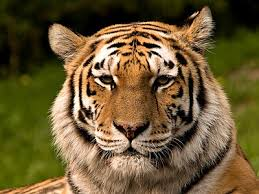
#> input picture p4_1217070025_Faishal Syarahil Aziz/images.jpg, 259 x 194 px
$ jupyter execute 'p4_1217070025_Faishal Syarahil Aziz.ipynb'
#> lines starting #> are read from the running program, lines starting #| are printed output that depends on the picture; after the words box and inside, x2 and y2 are one past the last pixel; in counts of white or black regions, pixels touching at a corner belong together
[cell 1]
# 1 Split RGB channels & Merges different channels
# Faishal Syarahil Aziz
# 1217070025 PCD TSEB

import cv2
import numpy as np

image = cv2.imread("images.jpg")
#> image is the input picture: shape (194, 259, 3); mean B, G, R 52.3, 89.3, 107
b,g,r = cv2.split(image)
matriks0 = np.zeros(image.shape[:2],image.dtype)
m = matriks0
merah = cv2.merge([m,m,r])
cv2.imshow('Citra red channel', merah)
cv2.waitKey(0)

[cell 2]
# 2 Operasi Negatif
# Faishal Syarahil Aziz
# 1217070025 PCD TSEB

import cv2
import numpy as np

image = cv2.imread("images.jpg")
# Maksimum Pixel
max_pixel_value = 255
# Rumus citra negatif 255 - f(x,y)
inverted_image = max_pixel_value - image
cv2.imshow('Original image', image)
cv2.imshow('Citra negatif', inverted_image)
cv2.waitKey(0)
cv2.destroyAllWindows()

[cell 3]
# 3 Image Brightening
# Faishal Syarahil Aziz
# 1217070025 PCD TSEB

import cv2
import numpy as np
import matplotlib.pyplot as plt

img = cv2.imread("images.jpg")
img_height = img.shape[0]
#> img_height = 194
img_width = img.shape[1]
#> img_width = 259
img_channel = img.shape[2]
#> img_channel = 3
img_type = img.dtype
img_brightness = np.zeros(img.shape, dtype=np.uint8)
def brighter(nilai):
#> called with nilai = -100
    for y in range(0, img_height):
        for x in range(0, img_width):
            red = img[y][x][0]
            green = img[y][x][1]
            blue = img[y][x][2]
            gray = (int(red) + int(green) + int(blue)) / 3
            gray += nilai
            if gray > 255:
                gray = 255
            if gray < 0:
                gray = 0
            img_brightness[y][x] = (gray, gray, gray)
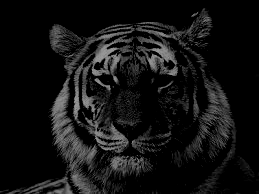
#> img_brightness: shape (194, 259, 3); min 0, max 154, mean 18.5

brighter(-100)
plt.imshow(img_brightness)
plt.title("Brightness -100")
plt.show()

brighter(100)
#> call 2 of brighter, with nilai = 100
#> after the loop in brighter (call 2), `for y in range(0, img_height):`:
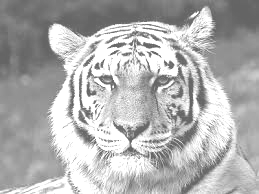
#> img_brightness: shape (194, 259, 3); min 100, max 255, mean 177.4
plt.imshow(img_brightness)
plt.title("Brightness 100")
plt.show()

[cell 4]
# 4 Operasi Penjumlahan & Pengurangan
# Faishal Syarahil Aziz
# 1217070025 PCD TSEB

import cv2
import numpy as np

image = cv2.imread("images.jpg")
gray = cv2.cvtColor(image, cv2.COLOR_BGR2GRAY)
MatriksSatu = np.ones(image.shape[:2],image.dtype)*100
citraPenjumlahan = cv2.add(gray,MatriksSatu)
cv2.imshow('Citra', gray)
cv2.imshow('Citra Penjumlahan', citraPenjumlahan)
cv2.waitKey(0)

[cell 5]
# 4 Operasi Penjumlahan Manual
# Faishal Syarahil Aziz
# 1217070025 PCD TSEB

import cv2

# membaca dua gambar
gambar1 = cv2.imread('images.jpg')
gambar2 = cv2.imread('images - Copy.jpg')
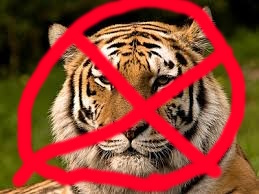
#> input picture p4_1217070025_Faishal Syarahil Aziz/images - Copy.jpg, 259 x 194 px
#> gambar2 is the input picture: shape (194, 259, 3); mean B, G, R 49.6, 65, 148.4

# Operasi Penjumlahan
tinggi, lebar, _ = gambar1.shape
#> tinggi = 194; lebar = 259
gambar2 = cv2.resize(gambar2, (lebar, tinggi))

tinggi, lebar, _ = gambar1.shape
gambar2 = cv2.resize(gambar2, (lebar, tinggi))

hasil_penjumlahan = gambar1.copy()

for y in range(tinggi):
    for x in range(lebar):
        for c in range(3):
            nilai_baru = gambar1[y, x, c] + gambar2[y, x, c]
            hasil_penjumlahan[y, x, c] = min(nilai_baru,255)
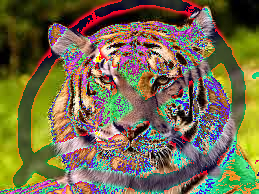
#> hasil_penjumlahan: shape (194, 259, 3); mean B, G, R 75.5, 107.2, 116.2

cv2.imshow('Hasil Penjumlahan', hasil_penjumlahan)
cv2.waitKey(0)
cv2.destroyAllWindows()

cv2.imwrite('hasil_penjumlahan_manual_rumus.jpg', hasil_penjumlahan)
cv2.waitKey(0)

[cell 6]
# 5.A operasi boolean operator AND
# Faishal Syarahil Aziz
# 1217070025 PCD TSEB

import cv2
import numpy as np

persegi = np.zeros( (400,400) ,dtype="uint8")
cv2.rectangle(persegi, (60,60) , (340,340) ,255, -1)
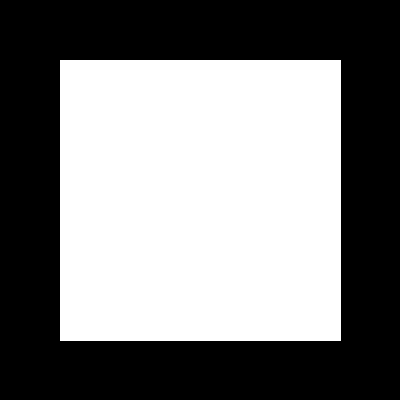
#> persegi: shape (400, 400); 49.4% white; 1 white region, box (x1, y1, x2, y2) and area: (60, 60, 341, 341) 78961
lingkaran = np.zeros( (400,400) ,dtype="uint8")
cv2.circle(lingkaran, (200,200) ,150,255,-1)
#> lingkaran: shape (400, 400); 44.2% white; 1 white region, box (x1, y1, x2, y2) and area: (50, 50, 351, 351) 70681
operasiAND = cv2.bitwise_and(persegi, lingkaran)
cv2.imshow("Persegi", persegi)
cv2.imshow("Lingkaran", lingkaran)
cv2.imshow("Operasi AND", operasiAND)
cv2.waitKey(0)

[cell 7]
# 5.B operasi boolean operator OR
# Faishal Syarahil Aziz
# 1217070025 PCD TSEB

import cv2
import numpy as np

persegi = np.zeros( (400,400) ,dtype="uint8")
cv2.rectangle(persegi, (60,60) , (340,340) ,255, -1)
lingkaran = np.zeros((400,400) ,dtype="uint8")
cv2.circle(lingkaran, (200,200) ,150,255,-1)
operasiOR = cv2.bitwise_or(persegi, lingkaran)
cv2.imshow("Persegi", persegi)
cv2.imshow("“Lingkaran", lingkaran)
cv2.imshow("“Operasi Or", operasiOR)
cv2.waitKey(0)

[cell 8]
# 5.C operasi boolean operator XOR
# Faishal Syarahil Aziz
# 1217070025 PCD TSEB

import cv2
import numpy as np

persegi = np.zeros( (400,400) ,dtype="uint8")
cv2.rectangle(persegi, (60,60) , (340,340) ,255, -1)
lingkaran = np.zeros( (400,400) ,dtype="uint8")
cv2.circle(lingkaran, (200,200) ,150,255,-1)
operasiXOR = cv2.bitwise_xor(persegi, lingkaran)
cv2.imshow("Persegi", persegi)
cv2.imshow("Lingkaran", lingkaran)
cv2.imshow("Operasi Xor", operasiXOR)
cv2.waitKey(0)

[cell 9]
# 5.D operasi boolean operator NOT
# Faishal Syarahil Aziz
# 1217070025 PCD TSEB

import cv2
import numpy as np

persegi = np.zeros( (400,400) ,dtype="uint8")
cv2.rectangle(persegi, (60,60) , (340,340) ,255, -1)
lingkaran = np.zeros( (400,400) ,dtype="uint8")
cv2.circle(lingkaran, (200,200) ,150,255,-1)
operasiNOT= cv2.bitwise_not(persegi)
cv2.imshow("Persegi", persegi)
cv2.imshow("Lingkaran", lingkaran)
cv2.imshow("Operasi Not", operasiNOT)
cv2.waitKey(0)

[cell 10]
# 6.A Operasi Geometri - Operasi Translasi
# Faishal Syarahil Aziz
# 1217070025 PCD TSEB

import cv2
import numpy as np
image = cv2.imread('images.jpg')
height, width = image.shape[:2]
#> height = 194; width = 259
M = np.float32([[1,0,100], [0,1,50]])
image_translation = cv2.warpAffine(image, M,(height, width))
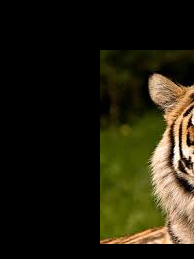
#> image_translation: shape (259, 194, 3); mean B, G, R 15.4, 31.8, 35.4
cv2.imshow('Citra', image)
cv2.imshow('Citra Hasil Translasi', image_translation)
cv2.waitKey(0)

[cell 11]
# 6.B Operasi Geometri - Operasi Ratasi
# Faishal Syarahil Aziz
# 1217070025 PCD TSEB

import cv2
import numpy as np
image = cv2.imread('images.jpg')
(height, width) = image.shape[0:2]
RotasiMatriks = cv2.getRotationMatrix2D((width/2, height/2),-90,0.5)
RotasiCitra = cv2.warpAffine(image, RotasiMatriks, (width, height))
cv2.imshow('Citra Rotasi', RotasiCitra)
cv2.waitKey(0)

[cell 12]
# 6.C Operasi Geometri - Operasi Flipping
# Faishal Syarahil Aziz
# 1217070025 PCD TSEB

import cv2
import numpy as np
image = cv2.imread('images.jpg')
flip_hor=cv2.flip(image,1)
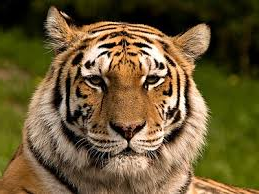
#> flip_hor: shape (194, 259, 3); mean B, G, R 52.3, 89.3, 107
flip_ver=cv2.flip(image,0)
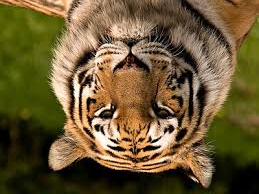
#> flip_ver: shape (194, 259, 3); mean B, G, R 52.3, 89.3, 107
flip_verhor=cv2.flip(image,-1)
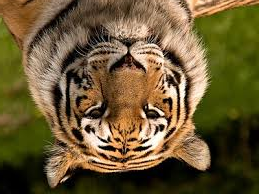
#> flip_verhor: shape (194, 259, 3); mean B, G, R 52.3, 89.3, 107
cv2.imshow('Citra', image)
cv2.imshow('Citra Flip Horizontal', flip_hor)
cv2.imshow('Citra Flip Vertical', flip_ver)
cv2.imshow('Citra Flip Vertical-Horizontal', flip_verhor)
cv2.waitKey(0)

[cell 13]
# 7 Penskalaan citra (Image Zooming)
# Faishal Syarahil Aziz
# 1217070025 PCD TSEB

import cv2

image = cv2.imread('images.jpg')
zoom_factor = 1.5
height, width = image.shape[:2]
new_height = int(height * zoom_factor)
#> new_height = 291
new_width = int(width * zoom_factor)
#> new_width = 388
scaled_image = cv2.resize(image, (new_width, new_height), interpolation=cv2.INTER_LINEAR)
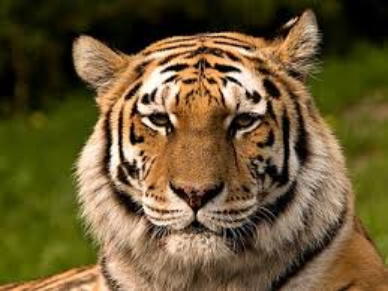
#> scaled_image: shape (291, 388, 3); mean B, G, R 52.2, 89.2, 106.9
cv2.imshow('Original Image', image)
cv2.imshow('Image Zooming', scaled_image)
cv2.waitKey(0)
cv2.destroyAllWindows()
